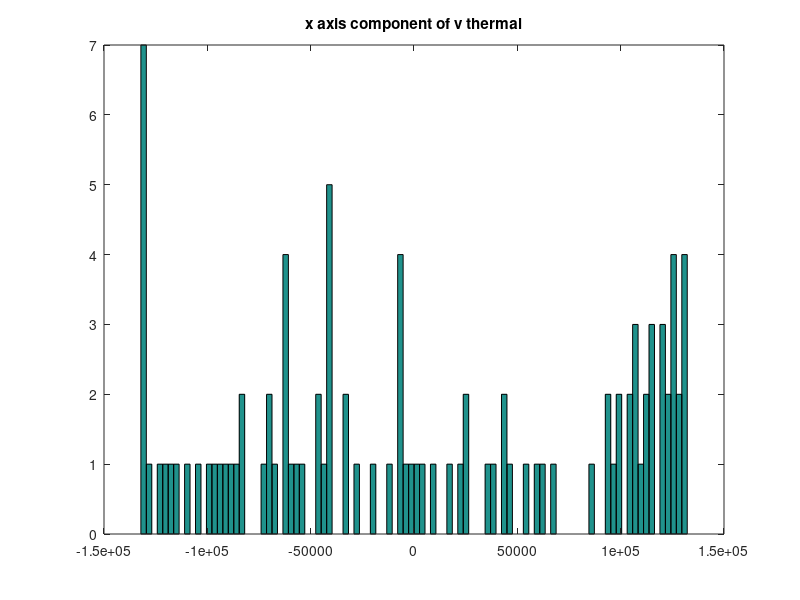
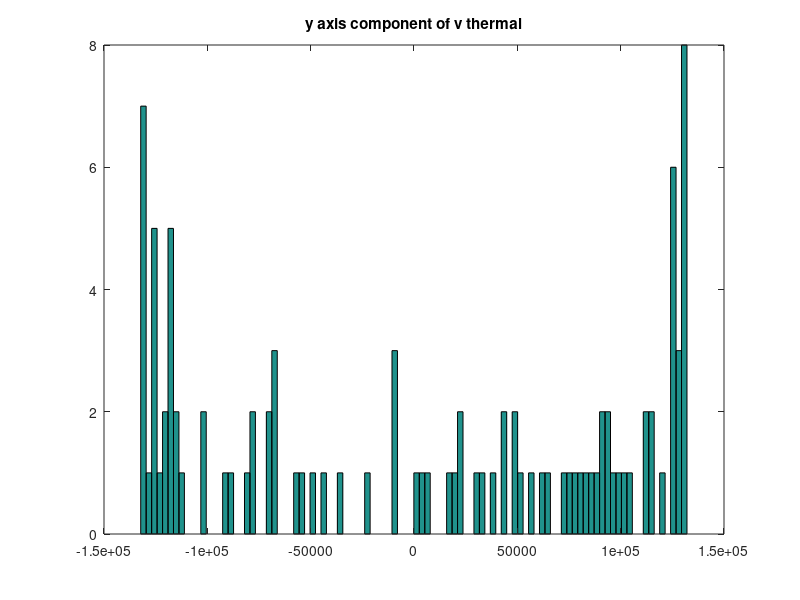
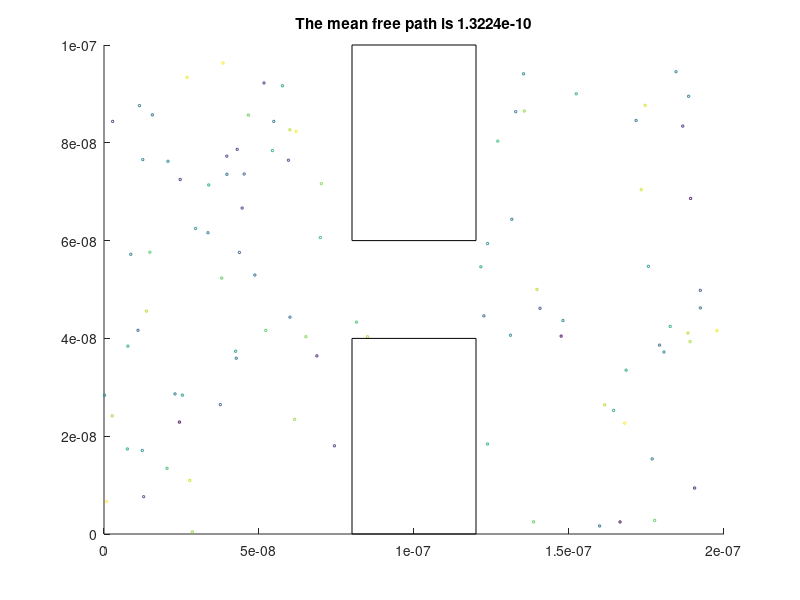
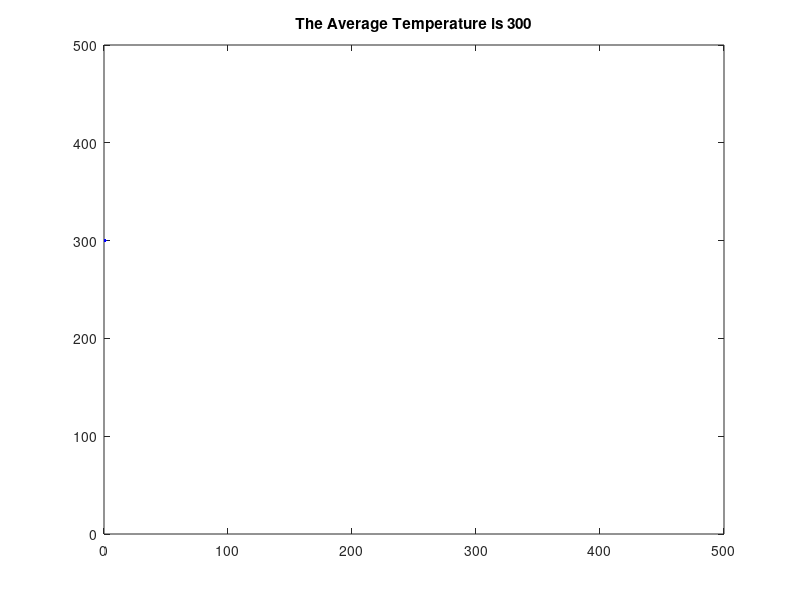

Write MATLAB code to recreate these figures, in order. (Note: this script raises an error after producing the figures.)
%Author: Richard Finney 100967048
clear all;
close all;

%Constants 

q_0 = 1.60217653e-19;             % electron charge
m_0 = 9.10938215e-31;             % electron mass
kB = 1.3806504e-23;               % Boltzmann constant
deltat = 0.2e-12;                 % mean time between collisions 
mn = 0.26*m_0;                    % effective mass of electrons



%variables

numofelec = 100;             %current numbers of electrons t be simulated
T = 300;                      %temperature in kelvin

dt = 1;
%Assign each particle with the fixed velocity given by vth but give each one a
%random direction.

vth = sqrt((kB*T)/mn);
%Spatial Boundaries

Length = 200;
Width = 100;


    %I am going to represent the location of each electron using vectors
    
x = randi([0 Length], 1, numofelec)*1e-9;       %initializing x
y = randi([0 Width], 1, numofelec)*1e-9;        %initializing y

    %top side of lower rectangle
    for it=1:1:numofelec
       
        %moving spawned electrons outside of rectangles
        
        if x(1,it) >=(80e-9) && x(1,it) <= (120e-9) && y(1,it)<= (40e-9)
               x(1,it) = x(1,it) + randi([45 80], 1,1)*1e-9;
        end
        
        if x(1,it) >=(80e-9) && x(1,it) <= (120e-9) && y(1,it)>= (60e-9)
               x(1,it) = x(1,it) - randi([45 80], 1,1)*1e-9;
        end

    end
    
    %now we have position vectors for the x and y positions of each
    %electron. Need to create vectors for vy and vx. Remember that each
    %electron has a rand angle to start with, but same velocity vth.

angles = randi([0 360], 1, numofelec);
v_x = zeros(1, numofelec);
v_y = zeros(1, numofelec);

v_x = vth*cos(angles);
v_y = vth*sin(angles);

figure(1)
hist(v_x,100);
title('x axis component of v thermal');

figure(2)
hist(v_y,100);
title('y axis component of v thermal');

    %scatter
    pscat = 1 - exp(-1e-14/(1e-11*0.2));
    pscatvector = ones(1,numofelec)*pscat;
    
    colorarray= rand(1,numofelec);
for time= 1:dt:1000
   
    

    random = rand(1,numofelec);
    
    %all electrons with higher probabilities
    new = random < pscat;
    
    %all electrons with lower probabilities
    new2 = random >= pscat;
    

    rand_v_x = zeros(1,numofelec);
    rand_v_y = zeros(1,numofelec);
    
   for i = 1:1:numofelec
     r1 = randi([1 numofelec], 1,1);
     r2 = randi([1 numofelec], 1,1);
        rand_v_x(1,i) = v_x(1,r1);
        rand_v_y(1,i) = v_y(1,r2);
   end
        %all electrons with lower probabilities will stay the same
   v_x = v_x.*new2;
   v_y = v_y.*new2;
   
   rand_v_x=rand_v_x.*new;
   rand_v_y=rand_v_y.*new;
    
   v_x = v_x+rand_v_x;
   v_y = v_y+rand_v_y;
    
       rb1 = ( x > 80e-9 & x < 120e-9) & y < 40e-9;
    rb0 = rb1 == 0;
    rb1 = -1 * rb1;
    
    f = rb1 + rb0;
    
    v_x = v_x .* f;
    
    
    rb1 = ( x > 80e-9 & x < 120e-9) & (y < 41e-9 & y >= 40e-9);
    rb0 = rb1 == 0;
    rb1 = -1 * rb1;
    
    f = rb1 + rb0;
    
    v_y = v_y .* f;
    
    %tempFinalLower = x .* y
    
    %%%%%%%%%%%%%%%%%%%%%%%%%%%%%%%%%%%
    %%%%%%%%%%Dealing with the upper rectangle%%%%%%%
    rb1 = ( x > 80e-9 & x < 120e-9) & y > 60e-9;
    rb0 = rb1 == 0;
    rb1 = -1 * rb1;
    
    f = rb1 + rb0
    
    v_x = v_x .* f;
    
    
    rb1 = ( x > 80e-9 & x < 120e-9) & (y >59e-9 & y < 60e-9);
    rb0 = rb1 == 0;
    rb1 = -1 * rb1;
    
    f = rb1 + rb0;
    
    v_y = v_y .* f;
    %
    dx = v_x*dt*1e-15*5;
    dy = v_y*dt*1e-15*5;
    
    x = x + dx;
    y = y + dy;
    
    %if y is greater than 200
    temp = y>=Width*1e-9;
    temp1 = y<Width*1e-9;
    
    temp = temp*(-1);
    
    temphigher = temp + temp1;
    
    v_y = temphigher.*v_y;
    
     %if y is less than 100
    temp2 = y>=0;
    temp3 = y<0;
    
    temp3 = temp3*(-1);
    templower = temp3 + temp2;
    v_y = templower.*v_y;
    
  
   
 %if x greater than 200
   temp5 = x<200*1e-9;
   
   x = x .* temp5;
   
   %if x is less than 0
   temp4 = x< 0;
   temp4 = temp4*200*1e-9;
   
   %temp4 = temp4*200*1e-9;
   x = x + temp4;
   
    %average thermal velocity
    v_avg = mean(sqrt((v_x.^2)+(v_y.^2)));
    v_matrix = sqrt((v_x.^2)+(v_y.^2));
    T_avg = (mn*(v_avg^2))/kB;
    
    T_matrix = (mn*(v_matrix.*v_matrix))/kB;
   
    %mean free path 
    
    mfp = (10^-15)*(v_avg);
    
    
   
    figure(3)
    scatter(x,y,3,colorarray);
    axis([0 200*10^-9 0 100*10^-9])
    rectangle('Position' ,[0.8e-7 0 0.4e-7 0.4e-7]);
    rectangle('Position' ,[0.8e-7 0.6e-7 0.4e-7 0.4e-7]);
    title(['The mean free path is ', num2str(mfp)]);
   % pause(0.000000000000000000000000000000000000000001)
    hold on
    
    
    figure(4)
    plot(time,T_avg,'.b')
    title(['The Average Temperature is ', num2str(T_avg)]);
    axis([0 500 0 500])
    hold on
    
    [X,Y] = meshgrid (x' , y');
    f1 = scatteredInterpolant(x',y',T_matrix');
    Z = f1(X,Y);
    figure (6);
    mesh(X,Y,Z);
    title('Temperature plot')
    xlabel('x positions')
    ylabel('y positions')
    zlabel('temperature')
    %axis tight;hold on
    %plot3(x,y,tMatrix,'.','MarkerSize',15)
    

end

%Density plot


elecpos = [xprime,yprime];
Density = hist3(elecpos, 'Nbins',[20,10]);
figure(5)
surf(Density)
shading interp
